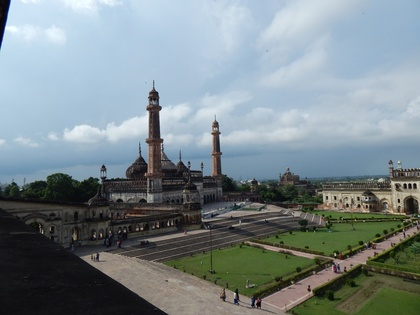
%> input picture assignment2/Q4/input/monument/1.JPG, 420 x 315 px, shrunk from 1152 x 864 before the run
$ octave myMainScript.m   (GNU Octave 9; MATLAB toolbox functions it lacks are replaced by stand-ins)
%> lines starting %> are read from the running program, lines starting %| are printed output that depends on the picture
%% MyMainScript
clear all;

tic;
%% Your code here
input_img1 = imread('/home/sachin/GitRepos/cs763-assignments/assignment2/Q4/input/monument/1.JPG');
%> input_img1 is the input picture: size 315x420x3 uint8; mean R, G, B 123.4, 135.8, 139.6
input_img1 = im2double(input_img1);
%> input_img1: size 315x420x3 double
figure
imshow(input_img1)
input_img2 = imread('/home/sachin/GitRepos/cs763-assignments/assignment2/Q4/input/monument/2.JPG');
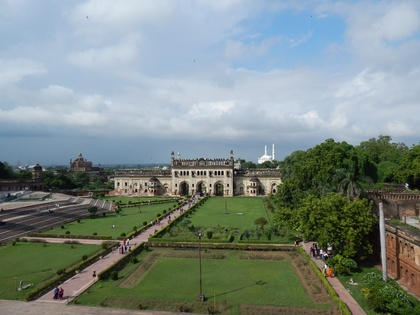
%> input picture assignment2/Q4/input/monument/2.JPG, 420 x 315 px, shrunk from 1152 x 864 before the run
%> input_img2 is the input picture: size 315x420x3 uint8; mean R, G, B 124.2, 137, 132.4
input_img2 = im2double(input_img2);
%> input_img2: size 315x420x3 double
thresh=1000;

for j=1:3

    size_img1 = size(input_img1(:,:,j));
%> size_img1 = [315 420]

    imshow(input_img1(:,:,j))
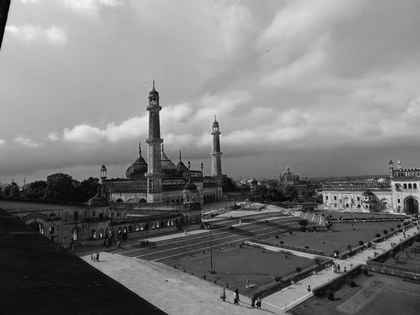
%> displayed picture: size 315x420, on the screen's scale of 0 to 255; min 0, max 247, mean 123.4
    size_img2 = size(input_img2(:,:,j));
%> size_img2 = [315 420]
%> (the run ends here)
